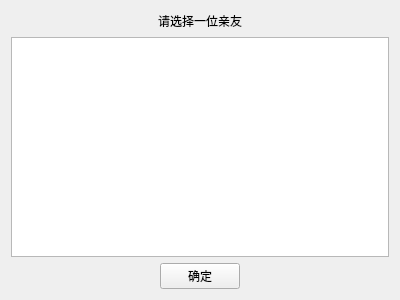
<?xml version="1.0" encoding="UTF-8"?>
<ui version="4.0">
 <class>ChooseWindow</class>
 <widget class="QWidget" name="ChooseWindow">
  <property name="geometry">
   <rect>
    <x>0</x>
    <y>0</y>
    <width>400</width>
    <height>300</height>
   </rect>
  </property>
  <property name="windowTitle">
   <string>Form</string>
  </property>
  <layout class="QVBoxLayout" name="verticalLayout">
   <item>
    <layout class="QHBoxLayout" name="horizontalLayout">
     <item>
      <spacer name="horizontalSpacer_2">
       <property name="orientation">
        <enum>Qt::Horizontal</enum>
       </property>
       <property name="sizeHint" stdset="0">
        <size>
         <width>40</width>
         <height>20</height>
        </size>
       </property>
      </spacer>
     </item>
     <item>
      <widget class="QLabel" name="label">
       <property name="text">
        <string>请选择一位亲友</string>
       </property>
      </widget>
     </item>
     <item>
      <spacer name="horizontalSpacer">
       <property name="orientation">
        <enum>Qt::Horizontal</enum>
       </property>
       <property name="sizeHint" stdset="0">
        <size>
         <width>40</width>
         <height>20</height>
        </size>
       </property>
      </spacer>
     </item>
    </layout>
   </item>
   <item>
    <widget class="QListWidget" name="listWidget"/>
   </item>
   <item>
    <layout class="QHBoxLayout" name="horizontalLayout_2">
     <item>
      <spacer name="horizontalSpacer_3">
       <property name="orientation">
        <enum>Qt::Horizontal</enum>
       </property>
       <property name="sizeHint" stdset="0">
        <size>
         <width>40</width>
         <height>20</height>
        </size>
       </property>
      </spacer>
     </item>
     <item>
      <widget class="QPushButton" name="pushButton">
       <property name="text">
        <string>确定</string>
       </property>
      </widget>
     </item>
     <item>
      <spacer name="horizontalSpacer_4">
       <property name="orientation">
        <enum>Qt::Horizontal</enum>
       </property>
       <property name="sizeHint" stdset="0">
        <size>
         <width>40</width>
         <height>20</height>
        </size>
       </property>
      </spacer>
     </item>
    </layout>
   </item>
  </layout>
 </widget>
 <resources/>
 <connections/>
</ui>
